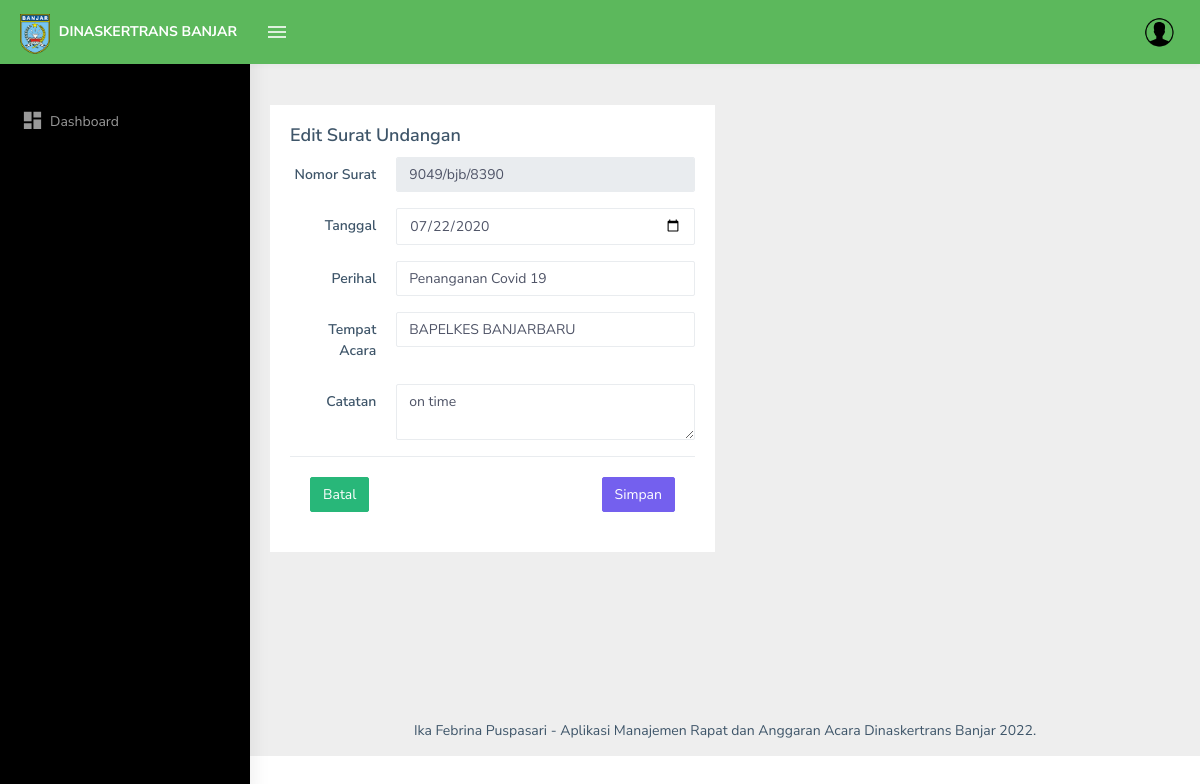
The page /admin/edit_masuk/00005 on the database its author committed.
### tables this page shows
CREATE TABLE `tb_surat` (
  `id_surat` varchar(128) NOT NULL,
  `no_surat` varchar(128) NOT NULL,
  `tanggal` varchar(128) NOT NULL,
  `perihal` varchar(128) NOT NULL,
  `id_pengirim` int(11) NOT NULL,
  `tempat` varchar(128) NOT NULL,
  `tgl_acara` varchar(128) NOT NULL,
  `waktu_acara` varchar(128) NOT NULL,
  `catatan` varchar(128) NOT NULL,
  `lampiran` varchar(128) NOT NULL,
  `tujuan` varchar(128) NOT NULL,
  `jenis_surat` varchar(128) NOT NULL,
  `notulensi` text NOT NULL,
  `daftar_hadir` text NOT NULL
);

### application/controllers/Admin.php (called while the page is built, shortened)
<?php
class Admin extends CI_Controller
{
    public function __construct()
    {
        $this->load->library('form_validation');
        $this->load->model('Admin_model');
    }
    public function edit_masuk($no_surat)
    {
        $this->form_validation->set_rules('tanggal', 'Tanggal', 'required', [
            'required' => 'Tanggal harus diisi!'
        ]);
        $this->form_validation->set_rules('perihal', 'Perihal', 'required', [
            'required' => 'Perihal harus diisi!'
        ]);
        $this->form_validation->set_rules('tempat', 'Tempat Acara', 'required', [
            'required' => 'Tempat Acara harus diisi!'
        ]);
        if ($this->form_validation->run() == FALSE) {
            $data['judul'] = 'Admin - Edit Surat';
            $data['user'] = $this->db->get_where('tb_pegawai', ['nip' => $this->session->userdata('nip')])->row_array();
            $data['surat'] = $this->Admin_model->getSuratWhere($no_surat);
            $this->load->view('templates/header', $data);
            $this->load->view('templates/topbar');
            $this->load->view('templates/ad_sidebar');
            $this->load->view('admin/ed_masuk', $data);
            $this->load->view('templates/footer');
        } else {
            $this->Admin_model->editMasuk($no_surat);
            $this->session->set_flashdata('pesan', '<div class="alert alert-success" role="alert">Surat undangan berhasil diperbaharui.</div>');
            redirect('admin/surat');
        }
    }
}

### index.php (called while the page is built, shortened)
<?php
require_once BASEPATH.'core/CodeIgniter.php';

### application/models/Admin_model.php (called while the page is built, shortened)
<?php
class Admin_model extends CI_Model {
    public function getSuratWhere($no_surat){
        $this->db->from('tb_surat');
        $this->db->where('id_surat', $no_surat);
        return $this->db->get()->row_array();
    }
}

### application/views/admin/ed_masuk.php (the view, shortened to what this page needs)
<div class="page-wrapper">
            <div class="page-breadcrumb">
                <div class="row">
                    <div class="col-12 d-flex no-block align-items-center">
                    </div>
                </div>
            </div>
            <div class="container-fluid">
                <div class="row">
                    <div class="col-md-6">
                        <div class="card">
                            <div class="card-body">
                                <h4 class="card-title">Edit Surat Undangan</h4>
                                <form class="form-horizontal" method="post">
                                    <div class="form-group row">
                                        <label for="no_surat" class="col-sm-3 text-right control-label col-form-label">Nomor Surat</label>
                                        <div class="col-sm-9">
                                            <input type="text" class="form-control" id="no_surat" placeholder="Nomor Surat" name="no_suratH" value="<?= $surat['no_surat'] ?>" disabled>
                                        </div>
                                    </div>
                                    <div class="form-group row">
                                        <label for="tanggal" class="col-sm-3 text-right control-label col-form-label">Tanggal</label>
                                        <div class="col-sm-9">
                                            <input type="date" class="form-control" id="tanggal" name="tanggal" value="<?= $surat['tanggal'] ?>" autofocus>
                                        </div>
                                    </div>
                                    <div class="form-group row">
                                        <label for="perihal" class="col-sm-3 text-right control-label col-form-label">Perihal</label>
                                        <div class="col-sm-9">
                                            <input type="text" class="form-control" id="perihal" placeholder="Perihal" name="perihal" value="<?= $surat['perihal'] ?>">
                                        </div>
                                    </div>
                                    <div class="form-group row">
                                        <label for="tempat" class="col-sm-3 text-right control-label col-form-label">Tempat Acara</label>
                                        <div class="col-sm-9">
                                            <input type="text" class="form-control" id="tempat" placeholder="Tempat Acara" name="tempat" value="<?= $surat['tempat'] ?>">
                                        </div>
                                    </div>
                                    <div class="form-group row">
                                        <label for="catatan" class="col-sm-3 text-right control-label col-form-label">Catatan</label>
                                        <div class="col-sm-9">
                                            <textarea class="form-control" id="catatan" name="catatan"><?= $surat['catatan'] ?></textarea>
                                        </div>
                                    </div>
                                    <div class="border-top">
                                        <div class="card-body">
                                            <a href="<?= base_url('admin/surat') ?>" class="btn btn-success">Batal</a>
                                            <button type="submit" name="edit_masuk" class="btn btn-primary float-right">Simpan</button>
                                        </div>
                                    </div>
                                </form>
                            </div>
                        </div>
                    </div>
                </div>
            </div>

### rows shown on the page
tb_surat: no_suratH "9049/bjb/8390", tanggal "07/22/2020", perihal "Penanganan Covid 19", tempat "BAPELKES BANJARBARU", catatan "on time"
